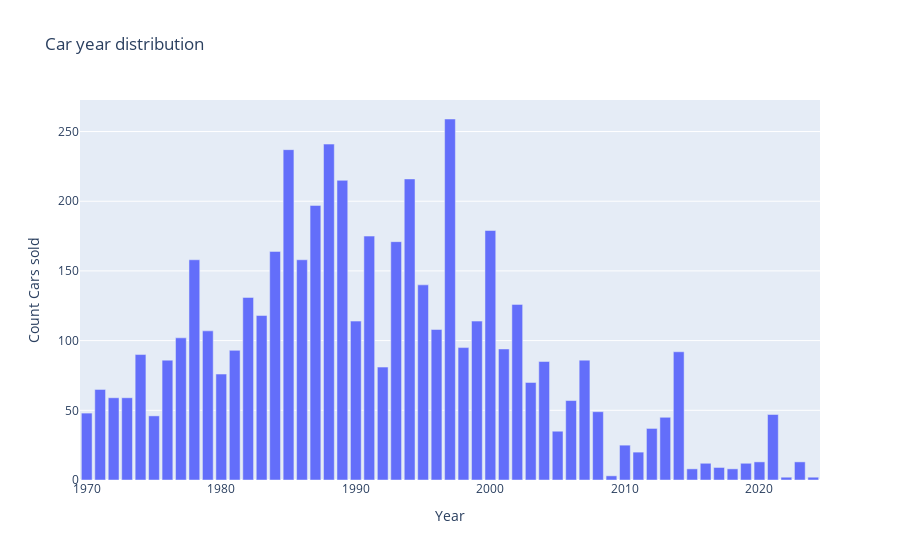

The notebook cell this image was saved under:
### Code cell
#distribution of number of cars over the years
dic = {1970+i : sum(df['year']==1970+i) for i in range(55)}
x_dic = [1970 + i for i in range(55)]
y_dic = [dic[1970 + i] for i in range(55)]

# Plot
fig = go.Figure([go.Bar(x=x_dic, y=y_dic)])

fig.update_layout(title="Car year distribution",
                  xaxis_title="Year",
                  yaxis_title="Count Cars sold")


fig.show()

### Figure 1 — Plotly figure (JSON) as saved in the notebook; plotly's stock layout.template omitted (floating-point values rounded to 4 significant figures)
{"data": [{"type": "bar", "x": [1970, 1971, 1972, 1973, 1974, 1975, 1976, 1977, 1978, 1979, 1980, 1981, 1982, 1983, 1984, 1985, 1986, 1987, 1988, 1989, 1990, 1991, 1992, 1993, 1994, 1995, 1996, 1997, 1998, 1999, 2000, 2001, 2002, 2003, 2004, 2005, 2006, 2007, 2008, 2009, 2010, 2011, 2012, 2013, 2014, 2015, 2016, 2017, 2018, 2019, 2020, 2021, 2022, 2023, 2024], "y": [48, 65, 59, 59, 90, 46, 86, 102, 158, 107, 76, 93, 131, 118, 164, 237, 158, 197, 241, 215, 114, 175, 81, 171, 216, 140, 108, 259, 95, 114, 179, 94, 126, 70, 85, 35, 57, 86, 49, 3, 25, 20, 37, 45, 92, 8, 12, 9, 8, 12, 13, 47, 2, 13, 2]}], "layout": {"title": {"text": "Car year distribution"}, "xaxis": {"title": {"text": "Year"}}, "yaxis": {"title": {"text": "Count Cars sold"}}}}
